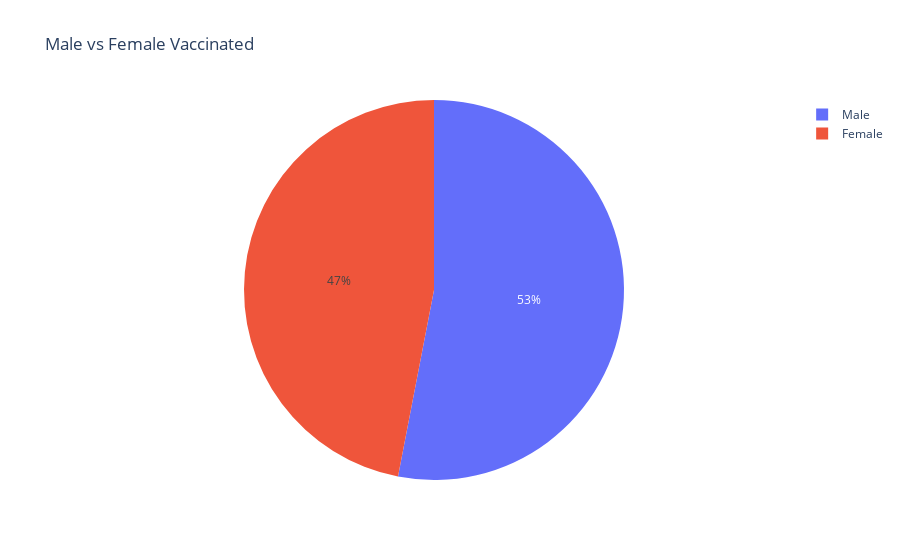

Notebook code cell kept with this figure:
### Markdown cell above
#### 4. Create a pie chart, representing the total number of vaccinated males and females, respectively

### Code cell
px.pie(values = [Male,Female], names = ['Male','Female'], title = 'Male vs Female Vaccinated')

### Figure 1 — Plotly figure (JSON) as saved in the notebook; plotly's stock layout.template omitted (floating-point values rounded to 4 significant figures)
{"data": [{"domain": {"x": [0, 1], "y": [0, 1]}, "hovertemplate": "label=%{label}<br>value=%{value}<extra></extra>", "labels": ["Male", "Female"], "legendgroup": "", "name": "", "showlegend": true, "type": "pie", "values": [7139000000.0, 6322000000.0]}], "layout": {"legend": {"tracegroupgap": 0}, "title": {"text": "Male vs Female Vaccinated"}}}
